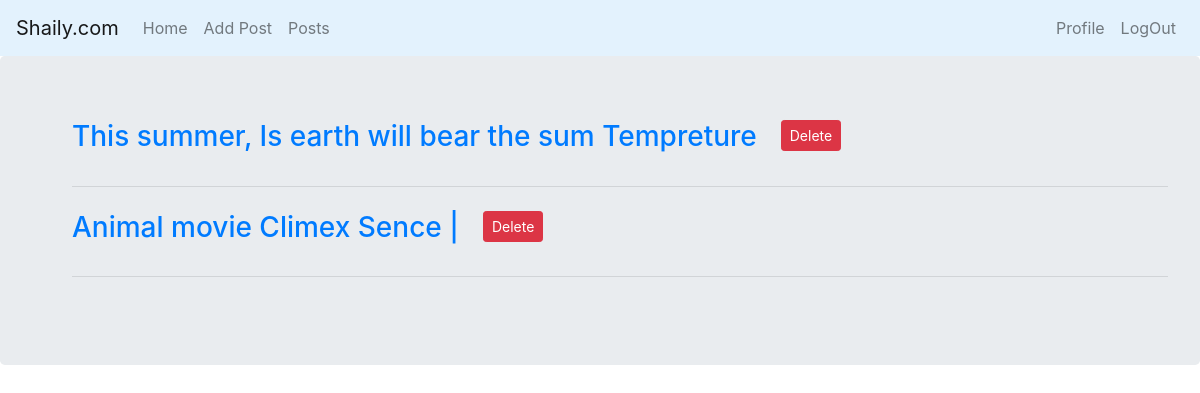
The page /mypost/ (signed in) on the database its author committed.
### testapp/models.py (models this page shows, shortened)
class Post(models.Model):
    title=models.CharField(max_length=100)
    body=models.TextField()
    author=models.ForeignKey(User,on_delete=models.CASCADE)
    like = models.ManyToManyField(User, related_name='like', blank=True)

### testapp/views.py (the view)
# urls.py: path('mypost/',views.MyPostView)
def MyPostView(request):
    post=Post.objects.all()
    return render(request,'mypost.html',{'posts':post})

### templates/mypost.html (shortened to what this page needs)
<!DOCTYPE html>
{% extends 'base.html' %}
{% block body_block %}
<html lang="en">
<head>
</head>
<body>
    <div class="jumbotron">
        <ul>
            {% for post in posts %}
            {% if user.id == post.author.id %}
            <li class="d-flex">
                <div><a href="/post/{{post.id}}">
                        <h3 class="display-5">{{post.title |capfirst }} </h3>
                    </a></div>
                <div class="ml-4"> <a class=" btn btn-danger btn-sm" href="{% url 'delete_post' post.id %}">Delete</a>
                </div>
            </li>
            <hr class="my-4">
            {% endif %}
            {% endfor %}
        </ul>
    </div>
</body>
{% endblock %}

### rows shown on the page
Post: title "This summer, Is earth will bear the sum Tempreture"
Post: title "Animal movie Climex Sence |"
